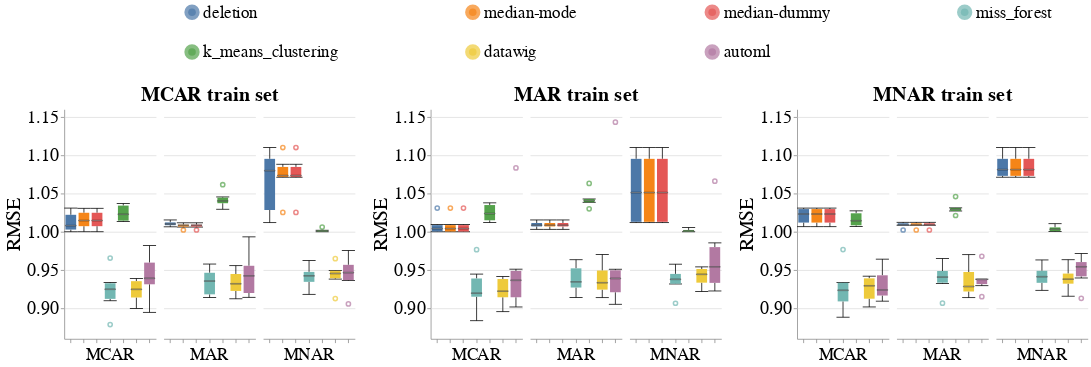

Notebook source saved alongside this figure:
### Markdown cell above
### Overall Metrics

### Code cell
# Numerical
create_box_plots_for_diff_imputers(dataset_name=DATASET_NAME,
                                   column_name='ugpa',
                                   metric_name='rmse',
                                   db_client=db_client)
